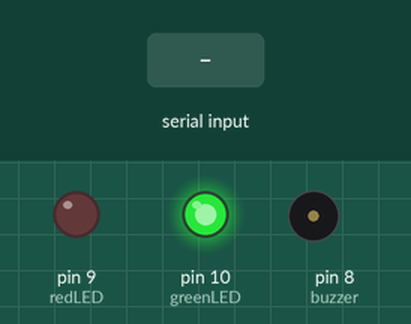
Simulated run of this sketch. Board: Arduino Uno, built with avr-gcc and run on an emulated ATmega328P. On the bench: output pins drawn as LEDs (lit = HIGH), buzzer (waves = sounding, pin HIGH). The test bench sets the inputs (shaded band).

Above: at 1.2 s.
1.3 s: "E" received over Serial
At 2.5 s:
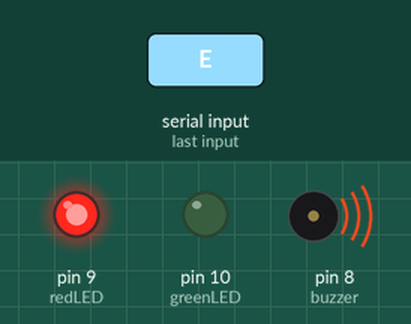
Timing chart, 0 to 12.8 s (numbered marks = the images above; inputs shaded):
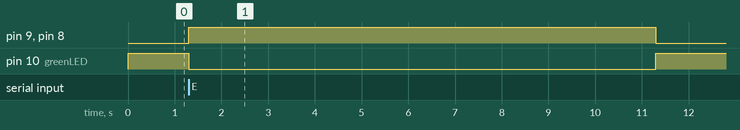

The sketch:

emergency_alert.ino
```cpp
int buzzer = 8;
int redLED = 9;
int greenLED = 10;

void setup() {

  pinMode(buzzer, OUTPUT);
  pinMode(redLED, OUTPUT);
  pinMode(greenLED, OUTPUT);

  // Normal mode
  digitalWrite(buzzer, LOW);
  digitalWrite(redLED, LOW);
  digitalWrite(greenLED, HIGH);

  Serial.begin(9600);
}

void loop() {

  if (Serial.available() > 0) {

    char command = Serial.read();

    if (command == 'E') {

      // Emergency mode
      digitalWrite(greenLED, LOW);
      digitalWrite(redLED, HIGH);
      digitalWrite(buzzer, HIGH);

      delay(10000);

      // Back to normal
      digitalWrite(buzzer, LOW);
      digitalWrite(redLED, LOW);
      digitalWrite(greenLED, HIGH);
    }
  }
}
```

Measured:
- after the input at 1.3 s, pin 9 (redLED), pin 8 (buzzer): LOW → HIGH at once, → LOW 10.0 s later; pin 10 (greenLED): HIGH → LOW at once, → HIGH 10.0 s later
